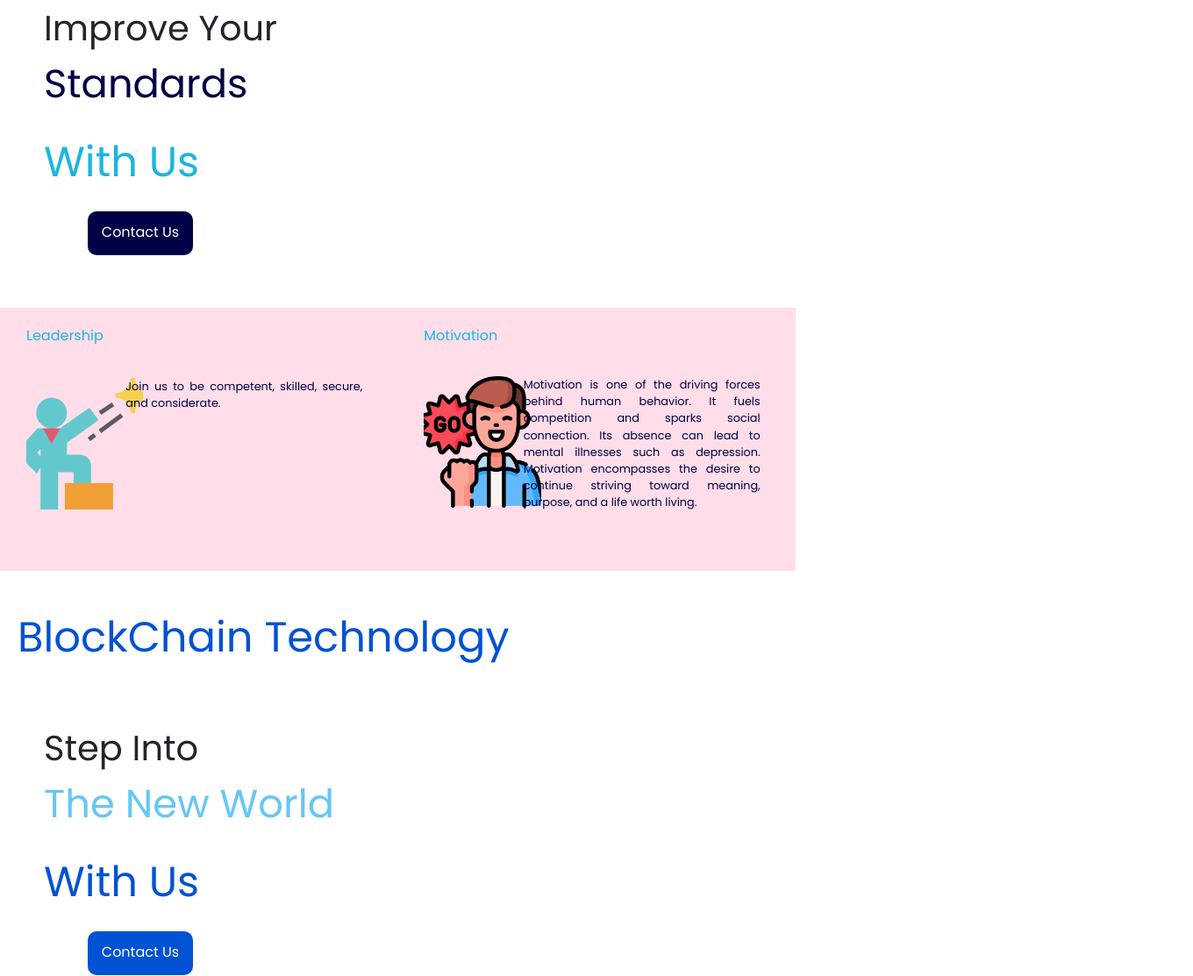
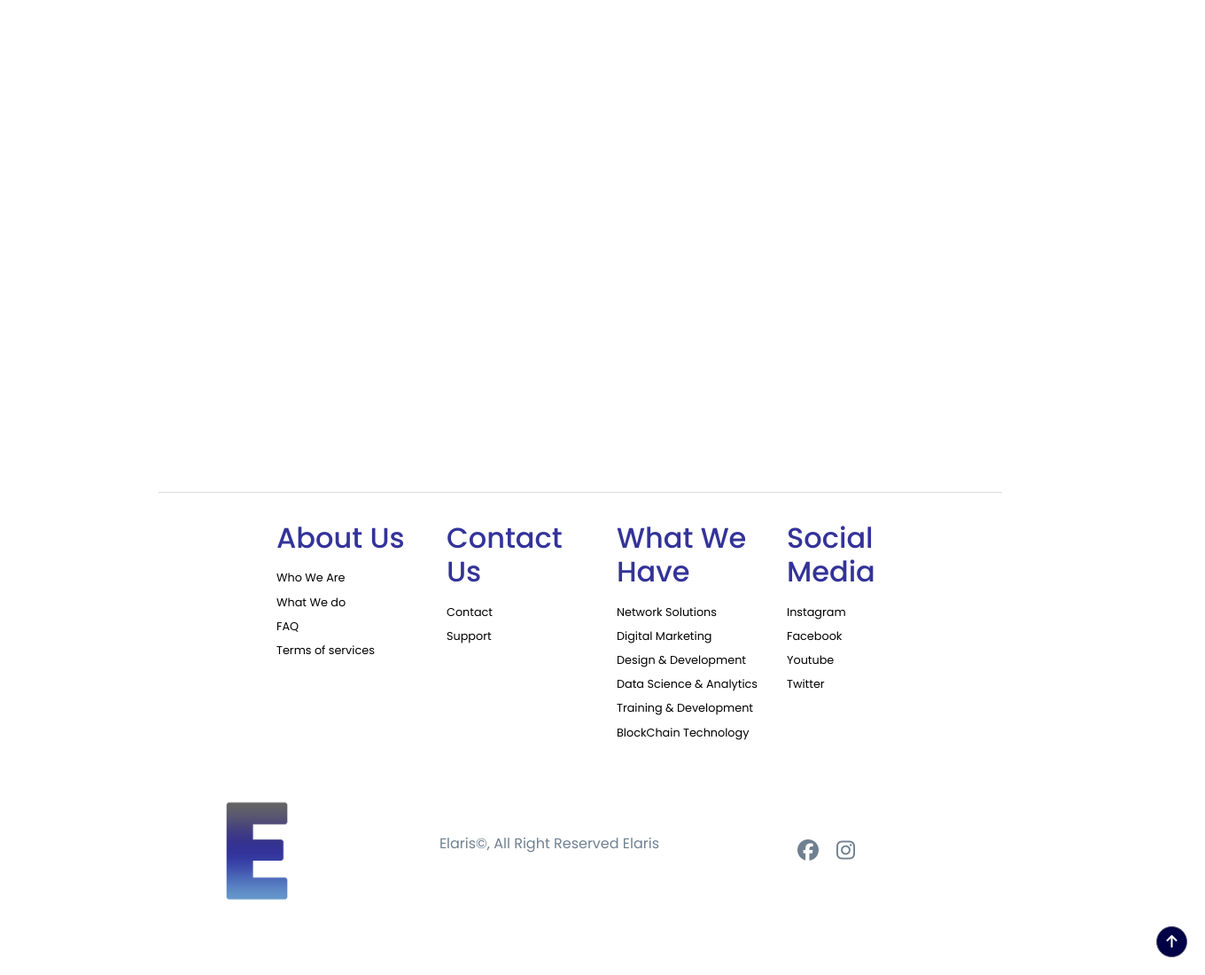
Page /solutions (lower part) on the earlier database version (2 pictures, top to bottom).
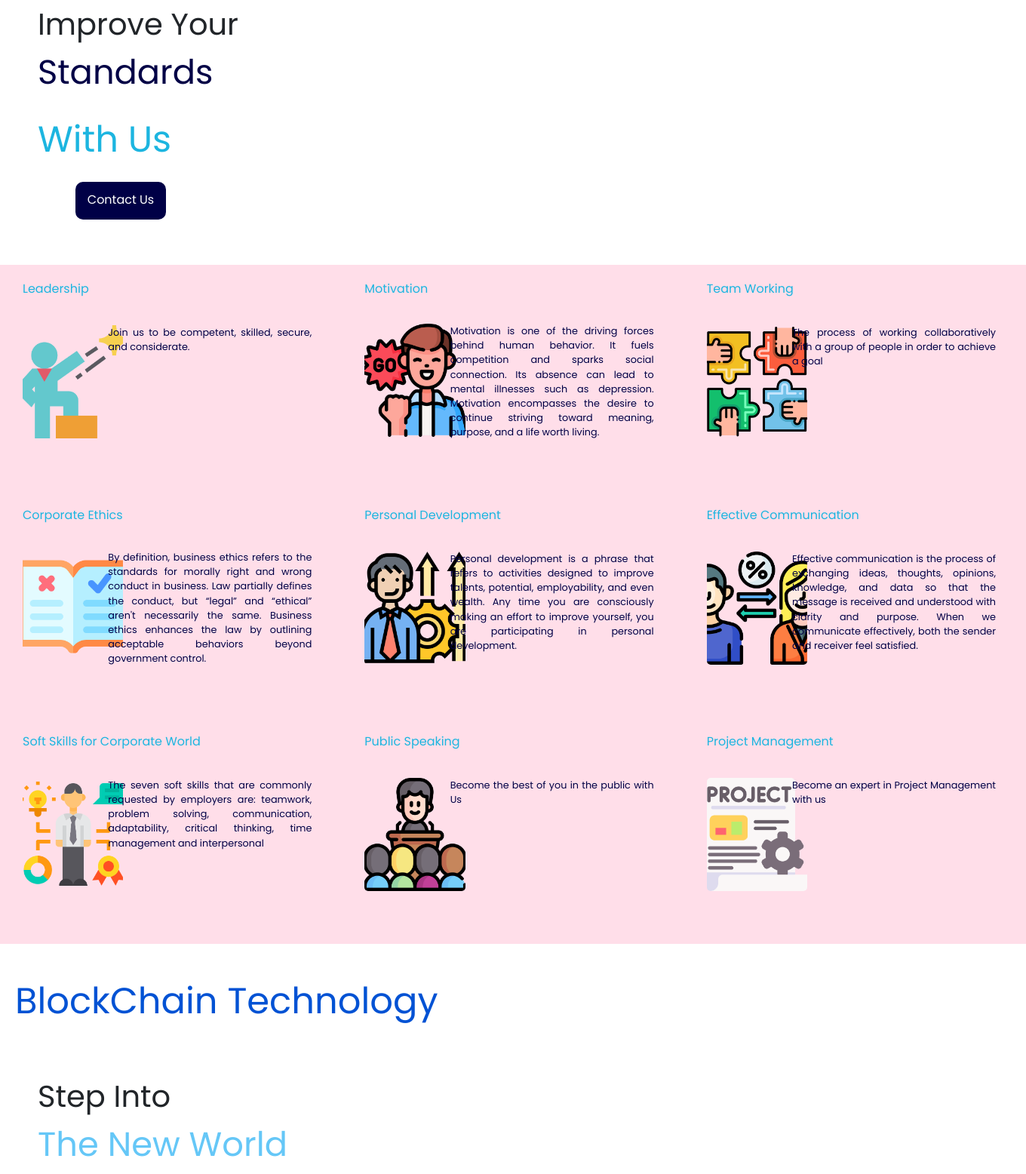
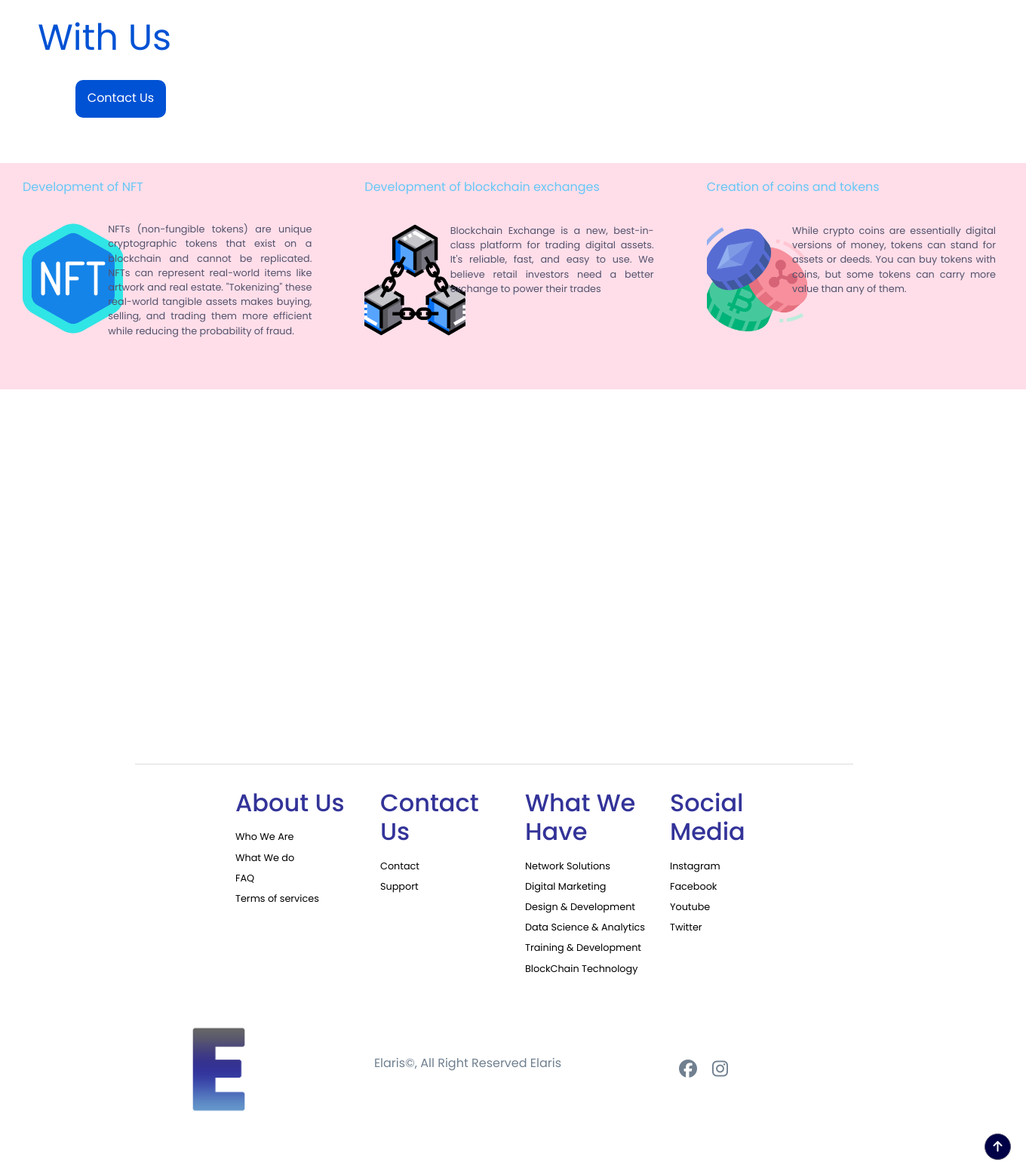
Same page on the later database version (2 pictures, top to bottom).
### solutions/models.py (models this page shows, shortened)
class Solution(models.Model):
	name = models.CharField(max_length=9999)
	desc = models.TextField()
	img = models.ImageField(upload_to='solutions/img/')
	solution_type = models.CharField(max_length=9999, choices=solution_type, default='Normal')
	solution_category = models.CharField(max_length=9999, choices=solution_category, default='Network')

### pages/views.py (the view)
# urls.py: path('solutions', SolutionView.as_view(),  name='solutions_view'),
class SolutionView(View):
	template_name = 'solutions.html'
	queryset = Solution.objects.all()
	def get_queryset(self):
		return self.queryset
	def get(self, request):
		context = {
		'solutions': self.get_queryset(),
		}
		return render(request, self.template_name, context)

### pages/templates/solutions.html (shortened to what this page needs)
<!DOCTYPE html>
<html lang="en">
{% extends 'base.html' %}
{% load static %}
    {% block extra_css %}
    	<link rel="stylesheet" href="{% static 'pages/css/solutions.css' %}">
    {% endblock %}
    {% block content %}
        <div class="main__container">
            <div class="solutions__info" id="training-info">
                <div class="info__wrapper">
                    <div class="solutions__info__desc" id="training-info-desc">
                        <div class="info__1__1" id=training-info1"> Improve Your </div>
                        <div class="info__1__2" id="training-info1-2"> Standards </div>
                        <div class="info__2" id="training-info2">With Us</div>
                    </div>
                    <div class="info__3" id="training-info3">
                        <a href="{% url 'contact_view' %}"> Contact Us </a>
                    </div>
                </div>
                <div class="solutions__gif">
                </div>
            </div>
            <div class="solutions__container" id="training" data-aos="fade">
                {% for solution in solutions %}
                    {% if solution.solution_category == ' Training and Development' %}
                    <div class="solutions__wrapper">
                        <div class="solutions__card">
                            <div class="div__1">
                                <div class="solutions__name" id="training-name">
                                    {{ solution.name }}
                                </div>
                            </div>
                            <div class="div__2">
                                <img  class="solutions__image" src="{{ solution.img.url }}" alt="sol-img" id="training-img">
                                <div class="solutions__desc" id="training-desc">
                                    {{ solution.desc }}
                                </div>
                            </div>
                        </div>
                    </div>
                 {% endif %}
                {% endfor %}
            </div>
            <div class="solutions__head" id="blockchain-head" data-aos="fade"> BlockChain Technology </div>
            <div class="solutions__info" id="blockchain-info">
                <div class="info__wrapper">
                    <div class="solutions__info__desc" id="blockchain-info-desc">
                        <div class="info__1__1" id=blockchain-info1"> Step Into  </div>
                        <div class="info__1__2" id="blockchain-info1-2"> The New World </div>
                        <div class="info__2" id="blockchain-info2">With Us</div>
                    </div>
                    <div class="info__3" id="blockchain-info3">
                        <a href="{% url 'contact_view' %}"> Contact Us </a>
                    </div>
                </div>
                <div class="solutions__gif">
                </div>
            </div>
            <div class="solutions__container" id="blockchain" data-aos="fade">
                {% for solution in solutions %}
                    {% if solution.solution_category == 'Blockchain Technology' %}
                    <div class="solutions__wrapper">
                        <div class="solutions__card">
                            <div class="div__1">
                                <div class="solutions__name" id="blockchain-name">
                                    {{ solution.name }}
                                </div>
                            </div>
                            <div class="div__2">
                                <img  class="solutions__image" src="{{ solution.img.url }}" alt="sol-img" id="blockchain-img">
                                <div class="solutions__desc" id="blockchain-desc">
                                    {{ solution.desc }}
                                </div>
                            </div>
                        </div>
                    </div>
                 {% endif %}
                {% endfor %}
            </div>
        </div>
    {% endblock %}

### pages/templates/base.html (shortened to what this page needs)
<!DOCTYPE html>
<html lang="en">
{% load static %}
<head>
    <link rel="stylesheet" href="https://cdn.jsdelivr.net/npm/bulma@0.9.3/css/bulma.min.css">
    <link rel="stylesheet" href="path/to/font-awesome/css/font-awesome.min.css">
    <link rel="stylesheet" href="https://unpkg.com/aos@next/dist/aos.css" />
    {% block extra_css %}
    {% endblock %}
 </head>
<body class="body">
    {% include 'navbar.html' %}
    {% block content %}{% endblock %}
    {% include 'footer.html' %}
</body>
</html>

### pages/templates/navbar.html (shortened to what this page needs)
<!DOCTYPE html>
<html lang="en">
{% load static %}
<head>
    <link rel="stylesheet" href="{% static 'pages/css/navbar.css' %}">
    <link rel="stylesheet" href="https://maxcdn.bootstrapcdn.com/bootstrap/4.0.0/css/bootstrap.min.css">
    <link rel="stylesheet" href="https://cdn.jsdelivr.net/npm/bootstrap@4.0.0/dist/css/bootstrap.min.css">
</head>
<body>
</body>
</html>

### pages/templates/footer.html (shortened to what this page needs)
<!DOCTYPE html>
<html lang="en">
{% load static %}
<head>
    <link rel="stylesheet" href="{% static 'pages/css/footer.css' %}">
    <link rel="stylesheet" href="https://maxcdn.bootstrapcdn.com/bootstrap/4.0.0/css/bootstrap.min.css">
</head>
<body>
    <footer>
        <div class="footer__container">
        <hr>
        <div class="footer__links">
            <div class="footer__link--wrapper">
                <div class="footer__link--items">
                    <h2>About Us</h2>
                    <a href="{% url 'about_view' %}">Who We Are </a>
                    <a href="{% url 'about_view' %}"> What We do </a>
                    <a href="{% url 'about_view' %}#faq-wrapper"> FAQ </a>
                    <a href="{% url 'about_view' %}"> Terms of services </a>
                </div>
                <div class="footer__link--items" id="contact-us">
                    <h2>Contact Us</h2>
                    <a href="#"> Contact</a>
                    <a href="#"> Support </a>
                </div>
            </div>
            <div class="footer__link--wrapper">
                <div class="footer__link--items">
                    <h2>What We Have</h2>
                    <a href="{% url 'solutions_view' %}#network-head" > Network Solutions </a>
                    <a href="{% url 'solutions_view' %}#digital-head"> Digital Marketing </a>
                    <a href="{% url 'solutions_view' %}#design-head"> Design & Development </a>
                    <a href="{% url 'solutions_view' %}#data-head"> Data Science & Analytics </a>
                    <a href="{% url 'solutions_view' %}#training-head"> Training & Development </a>
                    <a href="{% url 'solutions_view' %}#blockchain-head"> BlockChain Technology </a>
                </div>
                <div class="footer__link--items">
                    <h2>Social Media</h2>
                    <a href="/"> Instagram </a>
                    <a href="/"> Facebook </a>
                    <a href="/"> Youtube </a>
                    <a href="/"> Twitter </a>
                </div>
            </div>
        </div>
        <section class="social__media">
            <div class="social__media--wrap">
                <div class="footer__logo">
                    <img src="{% static 'pages/img/logo_icon.png' %}" />
                </div>
                <p class="website__rights">Elaris©, All Right Reserved Elaris</p>
                <div class="social__icons">
                    <a href="/" class="social__icon--link" target="_blank">
                        <i class="fab fa-facebook"></i>
                    </a>
                    <a href="https://www.instagram.com/pd.elaris/" class="social__icon--link"  target="_blank">
                        <i class="fab fa-instagram"></i>
                    </a>
                </div>
            </div>
        </section>
        <div id="back-to-top" class="back-to-top">
            <button onclick="topFunction()" class="btn btn-dark" title="Back to Top" style="display: block;">
                <i class="fa fa-arrow-up"></i>
            </button>
        </div>
    </div>
    </footer>
</body>
</html>

### pages/static/pages/css/solutions.css (style rules this page uses)
.main__container { margin: 0 0 400px 0; }
.solutions__head { font-size: 3rem; padding: 20px 0 10px 20px; }
#blockchain-head { color: #0052D4; margin: 20px 0 0 0; }
.solutions__info { display: grid; grid-template-columns: 1fr 1fr; margin: 50px 0 20px 50px; }
.info__1__1 { font-size: 2.5rem; }
.info__1__2 { font-size: 2.8rem; }
#training-info1-2 { color: #000046; }
#blockchain-info1-2 { color: #65C7F7; }
.info__2 { font-size: 3rem; margin: 20px 0 20px 0; }
#training-info2 { color:#1cb5e0; }
#blockchain-info2 { color:#0052D4; }
.info__3 { margin: 20px 0 40px 50px; padding: 12px 0 0 0; text-align: center; animation: moveToRight 3.5s; width: 120px; height: 50px; border-radius: 10px; }
#training-info3 { background: #000046; }
#blockchain-info3 { background: #0052D4; }
.info__3 a { color: #fff; }
.solutions__gif { margin: 0 0 0 100px; }
.solutions__container { display: grid; grid-template-columns: 1fr 1fr 1fr; }
.solutions__wrapper { height: 100%; margin: 0 auto; padding: 0 10px; width: 100%; background: #FFDEE9; }
.solutions__card { display: grid; grid-template-columns: 1fr; width: 300px; height: 300px; width: 100%; justify-content: center; animation: fadeIn 2s; background: transparent; border-radius: 5px; }
.div__1 { height: 10px; animation: fadeIn 2.5s; }
.div__2 { display: grid; grid-template-columns: 1fr 1fr; width: 100%; animation: fadeIn 3s; }
.solutions__name { font-size: 1rem; margin: 20px 0 0 20px; }
#training-name { color: #1cb5e0; }
#blockchain-name { color: #65C7F7; }
.solutions__image { width: 150px; height:150px; margin: 0 10px 0 20px; border-radius: 5px; object-fit: cover; }
.solutions__desc { width: 300px; font-size: .8rem; text-align: justify; padding: 0 30px 0 0; color: #53526c; }
#training-desc { color: #000046; }
#blockchain-desc { color: #0052D4v; }

### pages/static/pages/css/footer.css (style rules this page uses)
hr { color: #a6938f; width: 70%; margin: 0 50px 100px 0; }
.footer__container { background-color: #fff; padding: 5rem 0; display: flex; flex-direction: column; justify-content: space-evenly; width: 100vw; align-items: center; color: slategrey; }
.footer__logo img { width: 120px; height: 120px; }
.footer__links { width: 100vw; max-width: 100vw; display: flex; justify-content: center; }
.footer__link--wrapper { display: flex; }
.footer__link--items { display: flex; flex-direction: column; align-items: flex-start; margin: 16px; text-align: left; width: 160px; box-sizing: border-box; }
.footer__link--items h2 { margin-bottom: 16px; color: #333399; }
.footer__link--items a { color: black; text-decoration: none; margin-bottom: 0.5rem; font-size: .8rem; transition: 0.3s ease-out; }
.social__icon--link { color: slategray; font-size: 24px; margin: 0 10px 0 10px; }
.social__media { max-width: 1000px; width: 100%; }
.social__media--wrap { display: flex; justify-content: space-between; align-items: center; width: 90%; max-width: 1000px; margin: 40px auto 0 auto; }
.social__icons { display: flex; flex-direction: row; align-items: center; width: 240px; }
.back-to-top { position: relative; z-index: 2; }
.back-to-top .btn-dark { width: 35px; height: 35px; border-radius: 50%; padding: 0; position: fixed; bottom: 20px; right: 20px; background: #000046; border-color: #53526c; display: none; z-index: 999; -webkit-transition: all 0.3s linear; -o-transition: all 0.3s linear; transition: all 0.3s linear; }

### pages/templates/base.html (style rules this page uses)
* { font-family: 'Poppins', sans-serif; }

Differences in the rows shown:
added Solution: name "Team Working", img (picture), desc "The process of working collaboratively with a group of people in order to achieve a goal"
added Solution: name "Corporate Ethics", img (picture), desc "By definition, business ethics refers to the standards for morally right and wrong conduct in business. Law partially defines the conduct, but “legal” and “ethical” aren't necessarily the same. Business ethics enhances the law by outlining acceptable behaviors beyond government control."
added Solution: name "Personal Development", img (picture), desc "Personal development is a phrase that refers to activities designed to improve talents, potential, employability, and even wealth. Any time you are consciously making an effort to improve yourself, you are participating in personal development."
added Solution: name "Effective Communication", img (picture), desc "Effective communication is the process of exchanging ideas, thoughts, opinions, knowledge, and data so that the message is received and understood with clarity and purpose. When we communicate effectively, both the sender and receiver feel satisfied."
added Solution: name "Soft Skills for Corporate World", img (picture), desc "The seven soft skills that are commonly requested by employers are: teamwork, problem solving, communication, adaptability, critical thinking, time management and interpersonal"
added Solution: name "Public Speaking", img (picture), desc "Become the best of you in the public with Us"
added Solution: name "Project Management", img (picture), desc "Become an expert in Project Management with us"
added Solution: name "Development of NFT", img (picture), desc "NFTs (non-fungible tokens) are unique cryptographic tokens that exist on a blockchain and cannot be replicated. NFTs can represent real-world items like artwork and real estate. \"Tokenizing\" these real-world tangible assets makes buying, selling, and trading them more efficient while reducing the probability of fraud."
added Solution: name "Development of blockchain exchanges", img (picture), desc "Blockchain Exchange is a new, best-in-class platform for trading digital assets. It's reliable, fast, and easy to use. We believe retail investors need a better exchange to power their trades"
added Solution: name "Creation of coins and tokens", img (picture), desc "While crypto coins are essentially digital versions of money, tokens can stand for assets or deeds. You can buy tokens with coins, but some tokens can carry more value than any of them."
